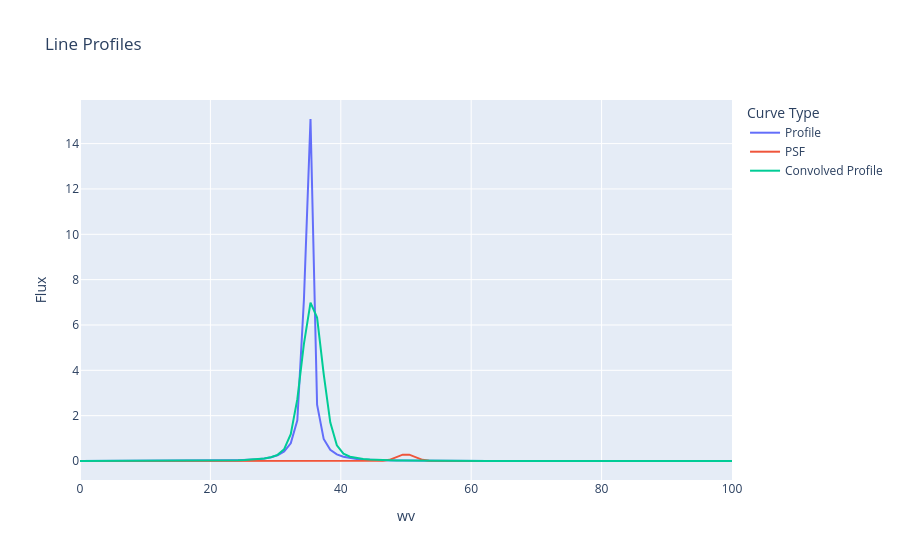

This figure's notebook cell:
### Code cell
def sersic_1d_convolved(x, I_e, r_e, n, x_0):
    """ Sérsic convoluto con PSF gaussiana """
    profile = sersic_1d(x, I_e, r_e, n, x_0)
    psf = Gaussian1DKernel(stddev = sigma, x_size=len(x),  mode='center')
    conv_profile = convolve(profile, psf, mode='same')
    return profile, psf, conv_profile

x_axes = np.linspace(0, 100, 100)
#x_hr = np.linspace(min(x_axes), max(x_axes), 200)
profile, kernel, conv_profile = sersic_1d_convolved(x_axes, 0.63, 3, 4, 35) 

plt.plot(x_axes, kernel, label = 'kernel')

plt.legend()
len(x_axes)

import plotly.graph_objects as go

fig = go.Figure()

fig.add_trace(go.Scatter(x=x_axes, y=profile, mode='lines', name='Profile'))
fig.add_trace(go.Scatter(x=x_axes, y=kernel, mode='lines', name='PSF'))
fig.add_trace(go.Scatter(x=x_axes, y=conv_profile, mode='lines', name='Convolved Profile'))

fig.update_layout(
    title='Line Profiles',
    xaxis_title='wv',
    yaxis_title='Flux',
    legend_title='Curve Type'
)

fig.show()
